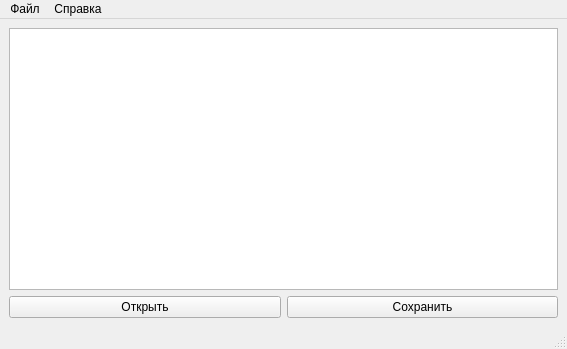
<?xml version="1.0" encoding="UTF-8"?>
<ui version="4.0">
 <class>MainWindow</class>
 <widget class="QMainWindow" name="MainWindow">
  <property name="geometry">
   <rect>
    <x>0</x>
    <y>0</y>
    <width>567</width>
    <height>349</height>
   </rect>
  </property>
  <property name="windowTitle">
   <string>Текстовый редактор</string>
  </property>
  <widget class="QWidget" name="centralwidget">
   <layout class="QGridLayout" name="gridLayout">
    <item row="0" column="0">
     <widget class="QTextEdit" name="textEdit"/>
    </item>
    <item row="1" column="0">
     <layout class="QHBoxLayout" name="horizontalLayout">
      <item>
       <widget class="QPushButton" name="pushButton">
        <property name="text">
         <string>Открыть</string>
        </property>
       </widget>
      </item>
      <item>
       <widget class="QPushButton" name="pushButton_2">
        <property name="text">
         <string>Сохранить</string>
        </property>
       </widget>
      </item>
     </layout>
    </item>
   </layout>
  </widget>
  <widget class="QMenuBar" name="menubar">
   <property name="geometry">
    <rect>
     <x>0</x>
     <y>0</y>
     <width>567</width>
     <height>21</height>
    </rect>
   </property>
   <widget class="QMenu" name="menu">
    <property name="title">
     <string>Файл</string>
    </property>
    <addaction name="action"/>
    <addaction name="action_2"/>
    <addaction name="separator"/>
    <addaction name="separator"/>
    <addaction name="action_3"/>
   </widget>
   <widget class="QMenu" name="menu_2">
    <property name="title">
     <string>Справка</string>
    </property>
   </widget>
   <addaction name="menu"/>
   <addaction name="menu_2"/>
  </widget>
  <widget class="QStatusBar" name="statusbar"/>
  <action name="action">
   <property name="icon">
    <iconset resource="resourse.qrc">
     <normaloff>:/res/img/open.png</normaloff>:/res/img/open.png</iconset>
   </property>
   <property name="text">
    <string>Открыть</string>
   </property>
  </action>
  <action name="action_2">
   <property name="icon">
    <iconset resource="resourse.qrc">
     <normaloff>:/res/img/save.png</normaloff>:/res/img/save.png</iconset>
   </property>
   <property name="text">
    <string>Сохранить</string>
   </property>
  </action>
  <action name="action_3">
   <property name="icon">
    <iconset resource="resourse.qrc">
     <normaloff>:/res/img/exit.png</normaloff>:/res/img/exit.png</iconset>
   </property>
   <property name="text">
    <string>Выход</string>
   </property>
  </action>
 </widget>
 <resources>
  <include location="resourse.qrc"/>
 </resources>
 <connections/>
</ui>
